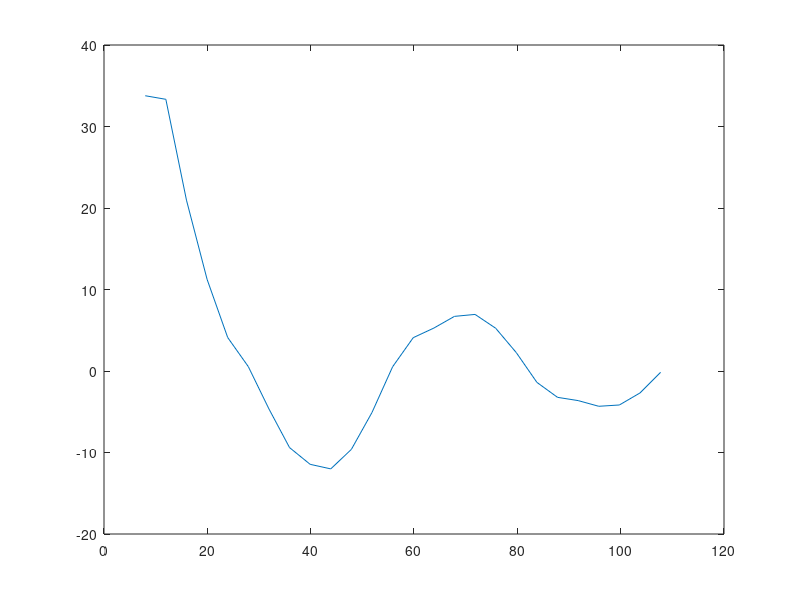

MATLAB code to generate this figure:
clear

x = 3.99;

Qc = [ 0 6.67 16.93 23.38 27.44 29.02 29.5 29.29 27.17 24.58 21.43 18.56 16.61 16.01 16.87 18.06 19.51 21.42 22.99 24.05 24.12 23.35 22.5 21.53 20.33 19.44 18.98 19.36];

f1 = [2:27];
t = [2:27];
i = 2;

while (i < 28)
    f1(i-1) = (Qc(i+1) - Qc(i-1)) / 2 * x;
    t(i-1) = 3.99 * i;
    i = i + 1;
end
plot(t,f1);